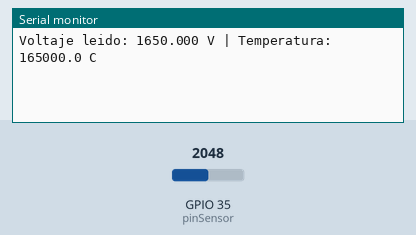
Simulated run of this sketch. Board: ESP32. On the bench: the last lines printed to the serial monitor. The inputs (shaded band) are chosen by the test bench; at power-on: GPIO 35 (pinSensor) = 2048 (analog values on the 0–4095 scale).

Above: at 1.2 s.
1.3 s: GPIO 35 (pinSensor) set to 2866
At 1.8 s:
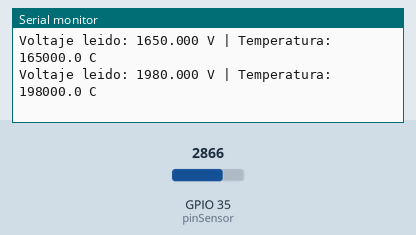
2.8 s: GPIO 35 (pinSensor) set to 3603
At 4.8 s:
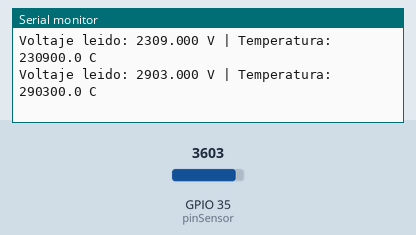
Timing chart, 0 to 6.3 s (numbered marks = the images above; inputs shaded):
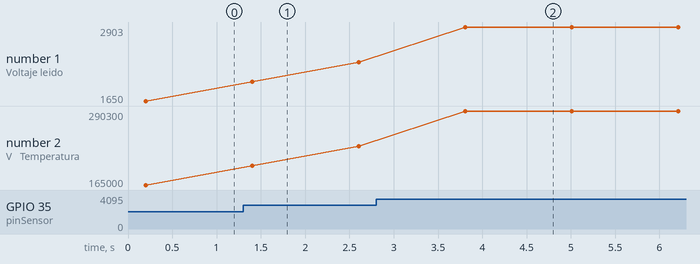

The sketch:

SensorTemp.ino
```cpp
const int pinSensor = 35;
float voltaje;
float temperatura;

void setup() {
  Serial.begin(115200);
  analogReadResolution(12);
  analogSetAttenuation(ADC_11db);
}

void loop() {
  long sumaValores = 0;
  int muestras = 20;

  for (int i = 0; i < muestras; i++) {
    sumaValores += analogRead(pinSensor);
    delay(10);
  }

  int lecturaPromedio = sumaValores / muestras;


  voltaje = (lecturaPromedio * 3300) / 4095;

  temperatura = voltaje / 0.01;

  Serial.print("Voltaje leido: ");
  Serial.print(voltaje, 3);
  Serial.print(" V | Temperatura: ");
  Serial.print(temperatura, 1);
  Serial.println(" C");

  delay(1000);
}
```

Measured:
- after the input at 1.3 s, the serial monitor: prints a new line after 0.10 s (image 1)
- after the input at 2.8 s, the serial monitor: prints a new line after 1.0 s (image 2)
- plotted number 1: 1650 → 2309 after the input at 1.3 s, 2309 → 2903 after the input at 2.8 s
- plotted number 2: 165000 → 230900 after the input at 1.3 s, 230900 → 290300 after the input at 2.8 s
